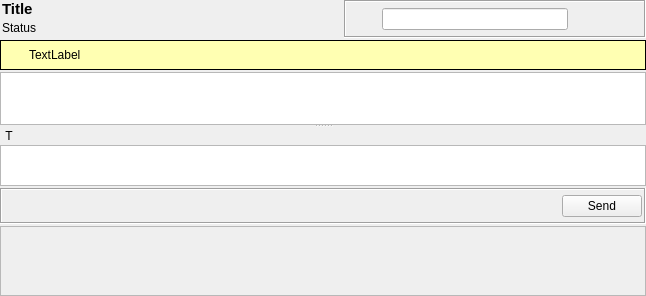
<?xml version="1.0" encoding="UTF-8"?>
<ui version="4.0">
 <class>ChatWidget</class>
 <widget class="QWidget" name="ChatWidget">
  <property name="geometry">
   <rect>
    <x>0</x>
    <y>0</y>
    <width>646</width>
    <height>296</height>
   </rect>
  </property>
  <layout class="QVBoxLayout" name="verticalLayout_2">
   <property name="spacing">
    <number>2</number>
   </property>
   <property name="margin">
    <number>0</number>
   </property>
   <item>
    <layout class="QHBoxLayout" name="hTitleLayout">
     <item>
      <layout class="QVBoxLayout" name="titleLayout">
       <property name="spacing">
        <number>3</number>
       </property>
       <property name="leftMargin">
        <number>2</number>
       </property>
       <property name="topMargin">
        <number>0</number>
       </property>
       <property name="rightMargin">
        <number>3</number>
       </property>
       <property name="bottomMargin">
        <number>3</number>
       </property>
       <item>
        <widget class="QLabel" name="titleLabel">
         <property name="font">
          <font>
           <pointsize>11</pointsize>
           <weight>75</weight>
           <bold>true</bold>
          </font>
         </property>
         <property name="text">
          <string notr="true">Title</string>
         </property>
        </widget>
       </item>
       <item>
        <widget class="QLabel" name="statusMessageLabel">
         <property name="font">
          <font>
           <pointsize>9</pointsize>
          </font>
         </property>
         <property name="text">
          <string notr="true">Status</string>
         </property>
        </widget>
       </item>
      </layout>
     </item>
     <item>
      <spacer>
       <property name="orientation">
        <enum>Qt::Horizontal</enum>
       </property>
       <property name="sizeHint" stdset="0">
        <size>
         <width>190</width>
         <height>25</height>
        </size>
       </property>
      </spacer>
     </item>
     <item>
      <widget class="QFrame" name="titleBarFrame">
       <property name="frameShape">
        <enum>QFrame::Box</enum>
       </property>
       <property name="frameShadow">
        <enum>QFrame::Sunken</enum>
       </property>
       <layout class="QHBoxLayout" name="hlTitleBarFrame">
        <property name="margin">
         <number>2</number>
        </property>
        <item>
         <widget class="QToolButton" name="markButton">
          <property name="sizePolicy">
           <sizepolicy hsizetype="Fixed" vsizetype="Fixed">
            <horstretch>0</horstretch>
            <verstretch>0</verstretch>
           </sizepolicy>
          </property>
          <property name="minimumSize">
           <size>
            <width>28</width>
            <height>28</height>
           </size>
          </property>
          <property name="maximumSize">
           <size>
            <width>28</width>
            <height>28</height>
           </size>
          </property>
          <property name="focusPolicy">
           <enum>Qt::NoFocus</enum>
          </property>
          <property name="icon">
           <iconset resource="../images.qrc">
            <normaloff>:/images/highlight.png</normaloff>:/images/highlight.png</iconset>
          </property>
          <property name="iconSize">
           <size>
            <width>24</width>
            <height>24</height>
           </size>
          </property>
          <property name="checkable">
           <bool>true</bool>
          </property>
          <property name="autoRaise">
           <bool>true</bool>
          </property>
         </widget>
        </item>
        <item>
         <widget class="LineEditClear" name="leSearch"/>
        </item>
        <item>
         <widget class="QToolButton" name="searchBefore">
          <property name="minimumSize">
           <size>
            <width>14</width>
            <height>28</height>
           </size>
          </property>
          <property name="maximumSize">
           <size>
            <width>14</width>
            <height>28</height>
           </size>
          </property>
          <property name="focusPolicy">
           <enum>Qt::NoFocus</enum>
          </property>
          <property name="icon">
           <iconset resource="../images.qrc">
            <normaloff>:/images/arrow-left.png</normaloff>:/images/arrow-left.png</iconset>
          </property>
          <property name="autoRaise">
           <bool>true</bool>
          </property>
         </widget>
        </item>
        <item>
         <widget class="QToolButton" name="searchAfter">
          <property name="minimumSize">
           <size>
            <width>14</width>
            <height>28</height>
           </size>
          </property>
          <property name="maximumSize">
           <size>
            <width>14</width>
            <height>28</height>
           </size>
          </property>
          <property name="focusPolicy">
           <enum>Qt::NoFocus</enum>
          </property>
          <property name="icon">
           <iconset resource="../images.qrc">
            <normaloff>:/images/arrow-right.png</normaloff>:/images/arrow-right.png</iconset>
          </property>
          <property name="autoRaise">
           <bool>true</bool>
          </property>
         </widget>
        </item>
        <item>
         <widget class="QToolButton" name="searchButton">
          <property name="sizePolicy">
           <sizepolicy hsizetype="Fixed" vsizetype="Fixed">
            <horstretch>0</horstretch>
            <verstretch>0</verstretch>
           </sizepolicy>
          </property>
          <property name="minimumSize">
           <size>
            <width>28</width>
            <height>28</height>
           </size>
          </property>
          <property name="maximumSize">
           <size>
            <width>28</width>
            <height>28</height>
           </size>
          </property>
          <property name="focusPolicy">
           <enum>Qt::NoFocus</enum>
          </property>
          <property name="contextMenuPolicy">
           <enum>Qt::CustomContextMenu</enum>
          </property>
          <property name="icon">
           <iconset resource="../images.qrc">
            <normaloff>:/images/find.png</normaloff>:/images/find.png</iconset>
          </property>
          <property name="iconSize">
           <size>
            <width>24</width>
            <height>24</height>
           </size>
          </property>
          <property name="checkable">
           <bool>true</bool>
          </property>
          <property name="autoRaise">
           <bool>true</bool>
          </property>
         </widget>
        </item>
       </layout>
      </widget>
     </item>
    </layout>
   </item>
   <item>
    <widget class="QFrame" name="infoFrame">
     <property name="palette">
      <palette>
       <active>
        <colorrole role="Base">
         <brush brushstyle="SolidPattern">
          <color alpha="255">
           <red>255</red>
           <green>255</green>
           <blue>255</blue>
          </color>
         </brush>
        </colorrole>
        <colorrole role="Window">
         <brush brushstyle="SolidPattern">
          <color alpha="255">
           <red>255</red>
           <green>255</green>
           <blue>178</blue>
          </color>
         </brush>
        </colorrole>
       </active>
       <inactive>
        <colorrole role="Base">
         <brush brushstyle="SolidPattern">
          <color alpha="255">
           <red>255</red>
           <green>255</green>
           <blue>255</blue>
          </color>
         </brush>
        </colorrole>
        <colorrole role="Window">
         <brush brushstyle="SolidPattern">
          <color alpha="255">
           <red>255</red>
           <green>255</green>
           <blue>178</blue>
          </color>
         </brush>
        </colorrole>
       </inactive>
       <disabled>
        <colorrole role="Base">
         <brush brushstyle="SolidPattern">
          <color alpha="255">
           <red>255</red>
           <green>255</green>
           <blue>178</blue>
          </color>
         </brush>
        </colorrole>
        <colorrole role="Window">
         <brush brushstyle="SolidPattern">
          <color alpha="255">
           <red>255</red>
           <green>255</green>
           <blue>178</blue>
          </color>
         </brush>
        </colorrole>
       </disabled>
      </palette>
     </property>
     <property name="autoFillBackground">
      <bool>true</bool>
     </property>
     <property name="frameShape">
      <enum>QFrame::Box</enum>
     </property>
     <layout class="QHBoxLayout" name="horizontalLayout_2">
      <property name="margin">
       <number>6</number>
      </property>
      <item>
       <widget class="QLabel" name="infoPixmap">
        <property name="maximumSize">
         <size>
          <width>16</width>
          <height>16</height>
         </size>
        </property>
        <property name="text">
         <string/>
        </property>
        <property name="pixmap">
         <pixmap resource="../images.qrc">:/images/info16.png</pixmap>
        </property>
        <property name="alignment">
         <set>Qt::AlignLeading|Qt::AlignLeft|Qt::AlignTop</set>
        </property>
       </widget>
      </item>
      <item>
       <widget class="QLabel" name="infoLabel">
        <property name="text">
         <string notr="true">TextLabel</string>
        </property>
       </widget>
      </item>
      <item>
       <widget class="QToolButton" name="closeInfoFrameButton">
        <property name="maximumSize">
         <size>
          <width>16</width>
          <height>16</height>
         </size>
        </property>
        <property name="focusPolicy">
         <enum>Qt::NoFocus</enum>
        </property>
        <property name="toolTip">
         <string>Close</string>
        </property>
        <property name="styleSheet">
         <string notr="true">QToolButton
{
 border-image: url(:/images/closenormal.png) 
}
                                
QToolButton:hover 
{
border-image: url(:/images/closehover.png) 
}
                                
QToolButton:pressed  {
border-image: url(:/images/closepressed.png) 
}</string>
        </property>
        <property name="autoRaise">
         <bool>true</bool>
        </property>
       </widget>
      </item>
     </layout>
    </widget>
   </item>
   <item>
    <widget class="QSplitter" name="chatsplitter">
     <property name="orientation">
      <enum>Qt::Vertical</enum>
     </property>
     <property name="handleWidth">
      <number>2</number>
     </property>
     <property name="childrenCollapsible">
      <bool>false</bool>
     </property>
     <widget class="RSTextBrowser" name="textBrowser">
      <property name="sizePolicy">
       <sizepolicy hsizetype="Expanding" vsizetype="MinimumExpanding">
        <horstretch>0</horstretch>
        <verstretch>0</verstretch>
       </sizepolicy>
      </property>
      <property name="minimumSize">
       <size>
        <width>0</width>
        <height>30</height>
       </size>
      </property>
      <property name="contextMenuPolicy">
       <enum>Qt::CustomContextMenu</enum>
      </property>
     </widget>
     <widget class="QWidget" name="layoutWidget">
      <layout class="QVBoxLayout" name="verticalLayout">
       <property name="spacing">
        <number>0</number>
       </property>
       <item>
        <layout class="QHBoxLayout" name="horizontalLayout_3">
         <item>
          <widget class="QLabel" name="typingpixmapLabel">
           <property name="minimumSize">
            <size>
             <width>18</width>
             <height>18</height>
            </size>
           </property>
           <property name="maximumSize">
            <size>
             <width>18</width>
             <height>18</height>
            </size>
           </property>
           <property name="text">
            <string notr="true">T</string>
           </property>
           <property name="alignment">
            <set>Qt::AlignCenter</set>
           </property>
          </widget>
         </item>
         <item>
          <widget class="QLabel" name="statusLabel">
           <property name="text">
            <string/>
           </property>
           <property name="margin">
            <number>0</number>
           </property>
           <property name="indent">
            <number>3</number>
           </property>
          </widget>
         </item>
        </layout>
       </item>
       <item>
        <widget class="MimeTextEdit" name="chatTextEdit">
         <property name="sizePolicy">
          <sizepolicy hsizetype="Expanding" vsizetype="Expanding">
           <horstretch>0</horstretch>
           <verstretch>0</verstretch>
          </sizepolicy>
         </property>
         <property name="minimumSize">
          <size>
           <width>0</width>
           <height>30</height>
          </size>
         </property>
         <property name="contextMenuPolicy">
          <enum>Qt::CustomContextMenu</enum>
         </property>
        </widget>
       </item>
      </layout>
     </widget>
    </widget>
   </item>
   <item>
    <widget class="QFrame" name="toolBarFrame">
     <property name="frameShape">
      <enum>QFrame::Box</enum>
     </property>
     <property name="frameShadow">
      <enum>QFrame::Sunken</enum>
     </property>
     <layout class="QHBoxLayout" name="horizontalLayout">
      <property name="margin">
       <number>2</number>
      </property>
      <item>
       <widget class="QToolButton" name="emoteiconButton">
        <property name="sizePolicy">
         <sizepolicy hsizetype="Fixed" vsizetype="Fixed">
          <horstretch>0</horstretch>
          <verstretch>0</verstretch>
         </sizepolicy>
        </property>
        <property name="minimumSize">
         <size>
          <width>28</width>
          <height>28</height>
         </size>
        </property>
        <property name="maximumSize">
         <size>
          <width>28</width>
          <height>28</height>
         </size>
        </property>
        <property name="focusPolicy">
         <enum>Qt::NoFocus</enum>
        </property>
        <property name="icon">
         <iconset resource="../images.qrc">
          <normaloff>:/images/emoticons/kopete/kopete020.png</normaloff>:/images/emoticons/kopete/kopete020.png</iconset>
        </property>
        <property name="iconSize">
         <size>
          <width>24</width>
          <height>24</height>
         </size>
        </property>
        <property name="autoRaise">
         <bool>true</bool>
        </property>
       </widget>
      </item>
      <item>
       <widget class="QToolButton" name="textboldButton">
        <property name="minimumSize">
         <size>
          <width>28</width>
          <height>28</height>
         </size>
        </property>
        <property name="maximumSize">
         <size>
          <width>28</width>
          <height>28</height>
         </size>
        </property>
        <property name="focusPolicy">
         <enum>Qt::NoFocus</enum>
        </property>
        <property name="toolTip">
         <string>Bold</string>
        </property>
        <property name="icon">
         <iconset resource="../images.qrc">
          <normaloff>:/images/edit-bold.png</normaloff>:/images/edit-bold.png</iconset>
        </property>
        <property name="checkable">
         <bool>true</bool>
        </property>
        <property name="autoRaise">
         <bool>true</bool>
        </property>
       </widget>
      </item>
      <item>
       <widget class="QToolButton" name="textunderlineButton">
        <property name="minimumSize">
         <size>
          <width>28</width>
          <height>28</height>
         </size>
        </property>
        <property name="maximumSize">
         <size>
          <width>28</width>
          <height>28</height>
         </size>
        </property>
        <property name="focusPolicy">
         <enum>Qt::NoFocus</enum>
        </property>
        <property name="toolTip">
         <string>Underline</string>
        </property>
        <property name="icon">
         <iconset resource="../images.qrc">
          <normaloff>:/images/edit-underline.png</normaloff>:/images/edit-underline.png</iconset>
        </property>
        <property name="checkable">
         <bool>true</bool>
        </property>
        <property name="autoRaise">
         <bool>true</bool>
        </property>
       </widget>
      </item>
      <item>
       <widget class="QToolButton" name="textitalicButton">
        <property name="minimumSize">
         <size>
          <width>28</width>
          <height>28</height>
         </size>
        </property>
        <property name="maximumSize">
         <size>
          <width>28</width>
          <height>28</height>
         </size>
        </property>
        <property name="focusPolicy">
         <enum>Qt::NoFocus</enum>
        </property>
        <property name="toolTip">
         <string>Italic</string>
        </property>
        <property name="icon">
         <iconset resource="../images.qrc">
          <normaloff>:/images/edit-italic.png</normaloff>:/images/edit-italic.png</iconset>
        </property>
        <property name="checkable">
         <bool>true</bool>
        </property>
        <property name="autoRaise">
         <bool>true</bool>
        </property>
       </widget>
      </item>
      <item>
       <widget class="QToolButton" name="fontButton">
        <property name="minimumSize">
         <size>
          <width>32</width>
          <height>28</height>
         </size>
        </property>
        <property name="maximumSize">
         <size>
          <width>32</width>
          <height>28</height>
         </size>
        </property>
        <property name="focusPolicy">
         <enum>Qt::NoFocus</enum>
        </property>
        <property name="toolTip">
         <string>Font</string>
        </property>
        <property name="icon">
         <iconset resource="../images.qrc">
          <normaloff>:/images/fonts.png</normaloff>:/images/fonts.png</iconset>
        </property>
        <property name="popupMode">
         <enum>QToolButton::InstantPopup</enum>
        </property>
        <property name="autoRaise">
         <bool>true</bool>
        </property>
       </widget>
      </item>
      <item>
       <widget class="QToolButton" name="colorButton">
        <property name="minimumSize">
         <size>
          <width>28</width>
          <height>28</height>
         </size>
        </property>
        <property name="maximumSize">
         <size>
          <width>28</width>
          <height>28</height>
         </size>
        </property>
        <property name="focusPolicy">
         <enum>Qt::NoFocus</enum>
        </property>
        <property name="toolTip">
         <string>Text Color</string>
        </property>
        <property name="autoRaise">
         <bool>true</bool>
        </property>
       </widget>
      </item>
      <item>
       <widget class="QToolButton" name="attachPictureButton">
        <property name="minimumSize">
         <size>
          <width>28</width>
          <height>28</height>
         </size>
        </property>
        <property name="maximumSize">
         <size>
          <width>28</width>
          <height>28</height>
         </size>
        </property>
        <property name="focusPolicy">
         <enum>Qt::NoFocus</enum>
        </property>
        <property name="toolTip">
         <string>Attach a Picture</string>
        </property>
        <property name="icon">
         <iconset resource="../images.qrc">
          <normaloff>:/images/add_image24.png</normaloff>:/images/add_image24.png</iconset>
        </property>
        <property name="iconSize">
         <size>
          <width>24</width>
          <height>24</height>
         </size>
        </property>
        <property name="autoRaise">
         <bool>true</bool>
        </property>
       </widget>
      </item>
      <item>
       <widget class="QToolButton" name="addFileButton">
        <property name="minimumSize">
         <size>
          <width>28</width>
          <height>28</height>
         </size>
        </property>
        <property name="focusPolicy">
         <enum>Qt::NoFocus</enum>
        </property>
        <property name="toolTip">
         <string>Add a File for your Friend</string>
        </property>
        <property name="icon">
         <iconset resource="../images.qrc">
          <normaloff>:/images/add-share24.png</normaloff>:/images/add-share24.png</iconset>
        </property>
        <property name="iconSize">
         <size>
          <width>24</width>
          <height>24</height>
         </size>
        </property>
        <property name="autoRaise">
         <bool>true</bool>
        </property>
       </widget>
      </item>
      <item>
       <widget class="QToolButton" name="pushtoolsButton">
        <property name="minimumSize">
         <size>
          <width>28</width>
          <height>28</height>
         </size>
        </property>
        <property name="maximumSize">
         <size>
          <width>28</width>
          <height>28</height>
         </size>
        </property>
        <property name="focusPolicy">
         <enum>Qt::NoFocus</enum>
        </property>
        <property name="icon">
         <iconset resource="../images.qrc">
          <normaloff>:/images/configure.png</normaloff>:/images/configure.png</iconset>
        </property>
        <property name="iconSize">
         <size>
          <width>22</width>
          <height>22</height>
         </size>
        </property>
        <property name="popupMode">
         <enum>QToolButton::InstantPopup</enum>
        </property>
        <property name="autoRaise">
         <bool>true</bool>
        </property>
       </widget>
      </item>
      <item>
       <widget class="QFrame" name="pluginButtonFrame">
        <property name="frameShape">
         <enum>QFrame::NoFrame</enum>
        </property>
        <property name="frameShadow">
         <enum>QFrame::Plain</enum>
        </property>
        <layout class="QHBoxLayout" name="horizontalLayout_4">
         <property name="margin">
          <number>2</number>
         </property>
        </layout>
       </widget>
      </item>
      <item>
       <spacer>
        <property name="orientation">
         <enum>Qt::Horizontal</enum>
        </property>
        <property name="sizeHint" stdset="0">
         <size>
          <width>190</width>
          <height>25</height>
         </size>
        </property>
       </spacer>
      </item>
      <item>
       <widget class="QPushButton" name="sendButton">
        <property name="text">
         <string>Send</string>
        </property>
       </widget>
      </item>
     </layout>
    </widget>
   </item>
   <item>
    <widget class="HashBox" name="hashBox">
     <property name="widgetResizable">
      <bool>true</bool>
     </property>
    </widget>
   </item>
  </layout>
  <action name="actionBold">
   <property name="text">
    <string>Bold</string>
   </property>
  </action>
  <action name="actionItalic">
   <property name="text">
    <string>Italic</string>
   </property>
  </action>
  <action name="actionUnderline">
   <property name="text">
    <string>Underline</string>
   </property>
  </action>
  <action name="actionStrike">
   <property name="text">
    <string>Strike</string>
   </property>
  </action>
  <action name="actionClearChatHistory">
   <property name="icon">
    <iconset resource="../images.qrc">
     <normaloff>:/images/edit-clear-history.png</normaloff>:/images/edit-clear-history.png</iconset>
   </property>
   <property name="text">
    <string>Clear Chat History</string>
   </property>
  </action>
  <action name="action_Disable_Emoticons">
   <property name="checkable">
    <bool>true</bool>
   </property>
   <property name="text">
    <string>Disable Emoticons</string>
   </property>
  </action>
  <action name="actionSaveChatHistory">
   <property name="text">
    <string>Save Chat History</string>
   </property>
   <property name="toolTip">
    <string>Save Chat History</string>
   </property>
  </action>
  <action name="actionMessageHistory">
   <property name="text">
    <string>Browse Message History</string>
   </property>
   <property name="toolTip">
    <string>Browse History</string>
   </property>
  </action>
  <action name="actionDeleteChatHistory">
   <property name="icon">
    <iconset resource="../images.qrc">
     <normaloff>:/images/edit-clear-history.png</normaloff>:/images/edit-clear-history.png</iconset>
   </property>
   <property name="text">
    <string>Delete Chat History</string>
   </property>
   <property name="toolTip">
    <string>Deletes all stored and displayed chat history</string>
   </property>
  </action>
  <action name="actionChooseFont">
   <property name="text">
    <string>Choose font</string>
   </property>
  </action>
  <action name="actionResetFont">
   <property name="text">
    <string>Reset font to default</string>
   </property>
  </action>
  <action name="actionQuote">
   <property name="text">
    <string>Quote</string>
   </property>
   <property name="toolTip">
    <string>Quotes the selected text</string>
   </property>
  </action>
  <action name="actionFindCaseSensitively">
   <property name="checkable">
    <bool>true</bool>
   </property>
   <property name="text">
    <string>Find Case Sensitively</string>
   </property>
  </action>
  <action name="actionFindWholeWords">
   <property name="checkable">
    <bool>true</bool>
   </property>
   <property name="text">
    <string>Find Whole Words</string>
   </property>
   <property name="toolTip">
    <string>Find Whole Words</string>
   </property>
  </action>
  <action name="actionMoveToCursor">
   <property name="checkable">
    <bool>true</bool>
   </property>
   <property name="text">
    <string>Move To Cursor</string>
   </property>
   <property name="toolTip">
    <string>Move To Cursor</string>
   </property>
  </action>
  <action name="actionSearchWithoutLimit">
   <property name="checkable">
    <bool>true</bool>
   </property>
   <property name="text">
    <string>Don't stop to color after X items found (need more CPU)</string>
   </property>
   <property name="toolTip">
    <string>WARNING: Could take long time on big history.</string>
   </property>
  </action>
  <action name="actionSave_image">
   <property name="icon">
    <iconset resource="../images.qrc">
     <normaloff>:/images/document_save.png</normaloff>:/images/document_save.png</iconset>
   </property>
   <property name="text">
    <string>Save image</string>
   </property>
  </action>
 </widget>
 <customwidgets>
  <customwidget>
   <class>RSTextBrowser</class>
   <extends>QTextBrowser</extends>
   <header>gui/common/RSTextBrowser.h</header>
  </customwidget>
  <customwidget>
   <class>HashBox</class>
   <extends>QScrollArea</extends>
   <header location="global">gui/common/HashBox.h</header>
   <container>1</container>
  </customwidget>
  <customwidget>
   <class>MimeTextEdit</class>
   <extends>QTextEdit</extends>
   <header location="global">gui/common/MimeTextEdit.h</header>
  </customwidget>
  <customwidget>
   <class>LineEditClear</class>
   <extends>QLineEdit</extends>
   <header location="global">gui/common/LineEditClear.h</header>
  </customwidget>
 </customwidgets>
 <resources>
  <include location="../images.qrc"/>
 </resources>
 <connections/>
</ui>
